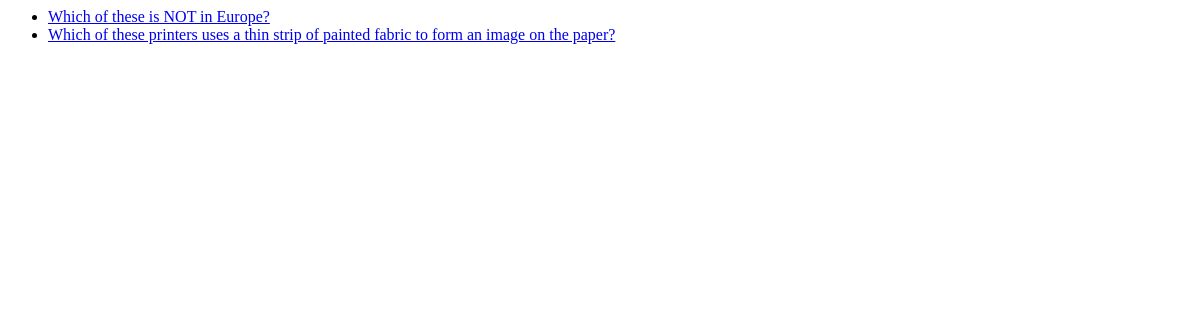
Page /quizapp/ on the earlier database version.
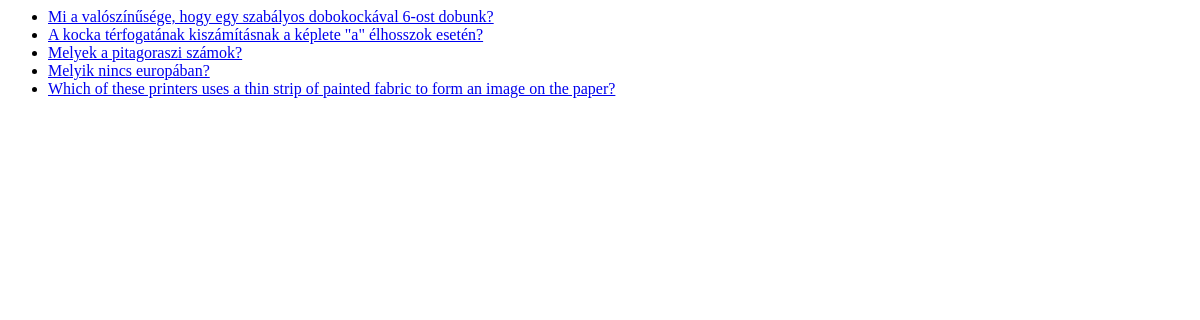
Same page on the later database version.
### quizapp/models.py (models this page shows, shortened)
class Question(models.Model):
    question_text = models.CharField(max_length=200)
    pub_date = models.DateTimeField("date published")
    multiple_answer = models.BooleanField(default=False)
    category = models.CharField(
        max_length=40,
        choices=(
            ("math", "Mathematics"),
            ("history", "History"),
            ("literature", "Literature"),
            ("art", "Arts and Crafts"),
            ("geography", "Geography"),
            ("human", "Humans and Life"),
            ("animal", "Animals"),
            ("plant", "Plants"),
            ("it", "Informatics"),
            ("programming", "Programming")
        )
    )

### quizapp/views.py (the view)
# urls.py: 2. Add a URL to urlpatterns:  path('', views.home, name='home')
def home(request):
    latest_question_list = Question.objects.order_by("-pub_date")[:5]
    context = {"latest_question_list": latest_question_list}
    return render(request, "quizapp/home.html", context)

### quizapp/templates/quizapp/home.html
{% if latest_question_list %}
<ul>
    {% for question in latest_question_list %}
    <li><a href="{% url 'quizapp:solve' question.id %}">{{ question.question_text }}</a></li>
    {% endfor %}
</ul>
{% else %}
<p>No polls are available.</p>
{% endif %}

Differences in the rows shown:
added Question: question_text "Mi a valószínűsége, hogy egy szabályos dobokockával 6-ost dobunk?"
added Question: question_text "A kocka térfogatának kiszámításnak a képlete \"a\" élhosszok esetén?"
added Question: question_text "Melyek a pitagoraszi számok?"
changed Question: question_text "Which of these is NOT in Europe?" → "Melyik nincs europában?"
